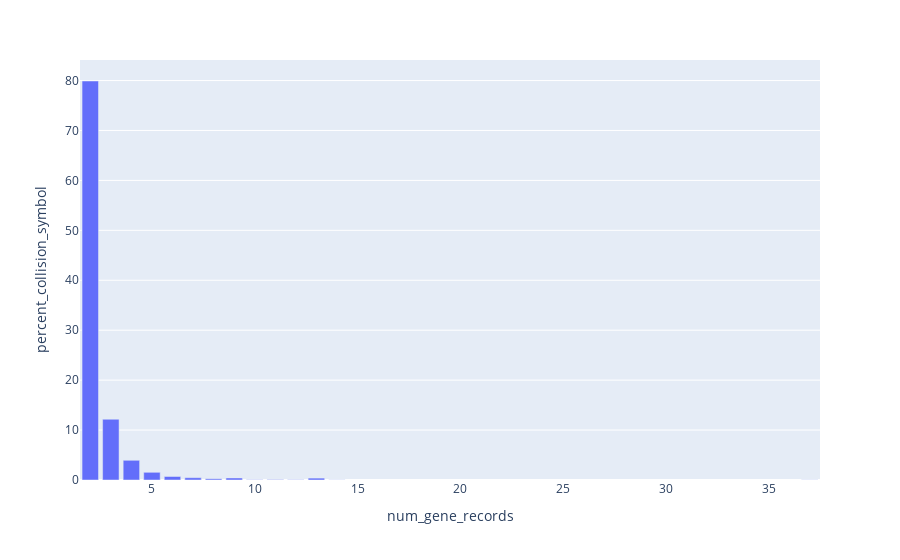

Notebook code for this chart:
### Code cell
create_aa_collision_histogram(aa_collision_gene_ncbi_df, "NCBI", ncbi_aa_collision_count)

### Figure 1 — Plotly figure (JSON) as saved in the notebook; plotly's stock layout.template omitted (floating-point values rounded to 4 significant figures)
{"data": [{"alignmentgroup": "True", "hovertemplate": "num_gene_records=%{x}<br>percent_collision_symbol=%{y}<extra></extra>", "legendgroup": "", "marker": {"color": "#636efa", "pattern": {"shape": ""}}, "name": "", "offsetgroup": "", "orientation": "v", "showlegend": false, "textposition": "auto", "type": "bar", "x": [2, 3, 4, 5, 6, 7, 8, 9, 10, 11, 12, 13, 14, 37], "xaxis": "x", "y": [79.91, 12.17, 3.948, 1.541, 0.7031, 0.4597, 0.2434, 0.4056, 0.05408, 0.08112, 0.05408, 0.3786, 0.02704, 0.02704], "yaxis": "y"}], "layout": {"barmode": "relative", "legend": {"tracegroupgap": 0}, "margin": {"t": 60}, "xaxis": {"anchor": "y", "domain": [0, 1], "title": {"text": "num_gene_records"}}, "yaxis": {"anchor": "x", "domain": [0, 1], "title": {"text": "percent_collision_symbol"}}}}
